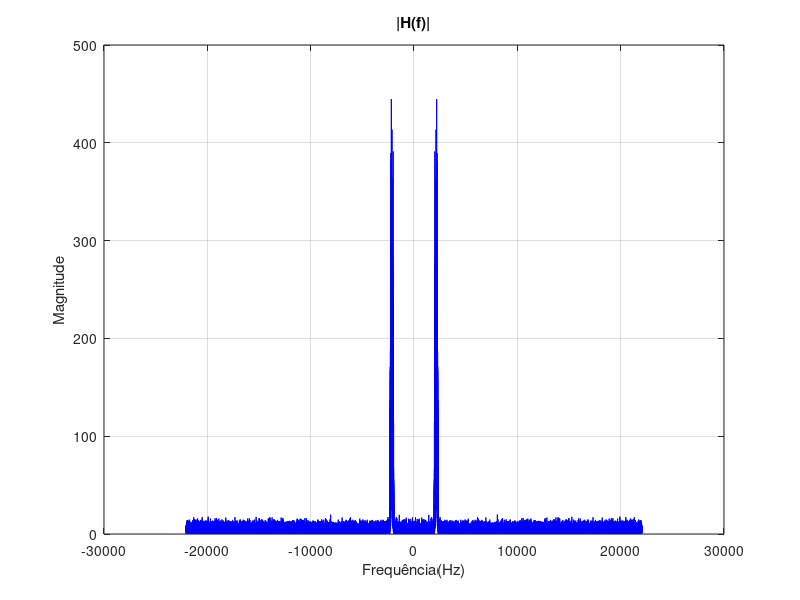

Reproduce this figure in MATLAB.
pkg load signal

% Frequência de amostragem
Fs = 44100

% Vetor de tempo
N = 1;
t = -N:1/Fs:N;


%Frequências de corte
fc1 = 2000;
fc2 = 2300;

#Frequencias em Hz do projeto do filtro
Fn = Fs/2;
delta_f = 100
fs1 = (fc1 + delta_f/2);
fp1 = (fs1 - delta_f);
fs2 = (fc2 - delta_f/2);
fp2 = (fs2 + delta_f);


#Normalização das frequências do projeto para a função firpm
fs1_n = fs1/Fn;
fp1_n = fp1/Fn;
fs2_n = fs2/Fn;
fp2_n = fp2/Fn;


f = [0 fp1_n fs1_n fs2_n fp2_n 1];
a = [0 0 1 1 0 0];

M = 600;
h = firpm (M, f, a);

[H,f] = freqz(h);
f = f*Fn/(pi);

std = 1;
mu = 0;
noise = std*(2*rand(size(t))-1) + mu;

x = conv(noise,h,"same");

% Transformada de Fourier
K = length(x);
f = (-K/2:K/2-1) * (Fs / K); % Frequências

%Sinais de teste
f1 = 1000;
c1 = cos(2*pi*f1*t);


y = x%.*c1;

Y = fftshift(fft(y));
mod_Y = abs(Y);

%Plotagem dos Espectros
figure;
subplot(1,1,1);
plot(f,mod_Y,'-blue')
xlabel('Frequência(Hz)');
ylabel('Magnitude');
title('|H(f)|');
grid on;
